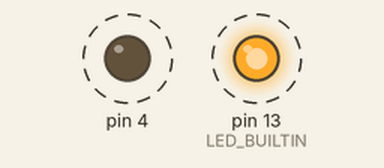
Bench run of a sketch on a simulated Arduino Uno, built with avr-gcc and run on an emulated ATmega328P. Shown: output pins drawn as LEDs (lit = HIGH). Dashed ring = blinking.

Above: at 0.15 s.
Timing chart, 0 to 3.0 s (numbered marks = the images above):
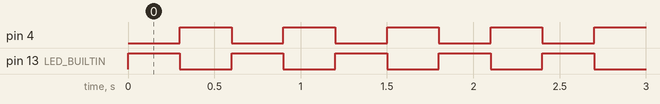

The sketch:

PiscaPisca.ino
```cpp
// C++ code
//
void setup()
{
  pinMode(LED_BUILTIN, OUTPUT);
  pinMode(4, OUTPUT);
}

void loop()
{
  digitalWrite(LED_BUILTIN, HIGH);
  digitalWrite(4, LOW);
  delay(300); // Wait for 300 millisecond(s)
  digitalWrite(4, HIGH);
  digitalWrite(LED_BUILTIN, LOW);
  delay(300); // Wait for 300 millisecond(s)
}
```

Measured:
- by itself, pin 4, pin 13 (LED_BUILTIN): alternates HIGH for 0.30 s and LOW for 0.30 s
